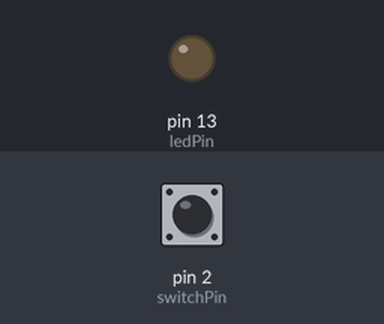
The sketch below on a simulated Arduino Uno, built with avr-gcc and run on an emulated ATmega328P. Shown: output pins drawn as LEDs (lit = HIGH). The test bench sets the inputs (shaded band); at power-on: pin 2 (switchPin) LOW.

Above: at 1.2 s.
1.3 s: pin 2 (switchPin) pulled HIGH for 0.15 s
At 1.4 s:
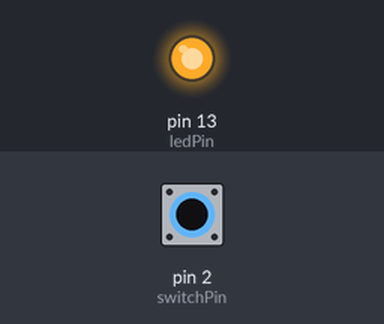
3.0 s: pin 2 (switchPin) pulled HIGH for 3.2 s
At 6.8 s:
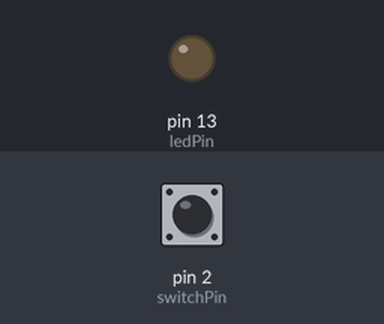
Timing chart, 0 to 8.3 s (numbered marks = the images above; inputs shaded):
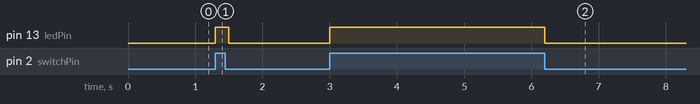

Measured:
- after the input at 1.3 s, pin 13 (ledPin): LOW → HIGH at once, → LOW 0.20 s later
- after the input at 3.0 s, pin 13 (ledPin): LOW → HIGH at once, → LOW 3.2 s later

The sketch:

Switch_LED.ino
```cpp
// Define the pin numbers for the switch and LED
const int switchPin = 2; // Connect the switch to digital pin 2
const int ledPin = 13;   // Connect the LED to digital pin 13

// Variable to store the state of the switch
int switchState = 0;

void setup() {
  // Set the switch pin as input and the LED pin as output
  pinMode(switchPin, INPUT);
  pinMode(ledPin, OUTPUT);
}

void loop() {
  // Read the state of the switch
  switchState = digitalRead(switchPin);

  // If the switch is pressed, turn on the LED; otherwise, turn it off
  if (switchState == HIGH) {
    digitalWrite(ledPin, HIGH); // Turn on the LED
    delay(100);
  } else {
    digitalWrite(ledPin, LOW);  // Turn off the LED
    delay(100);
  }
}
```
